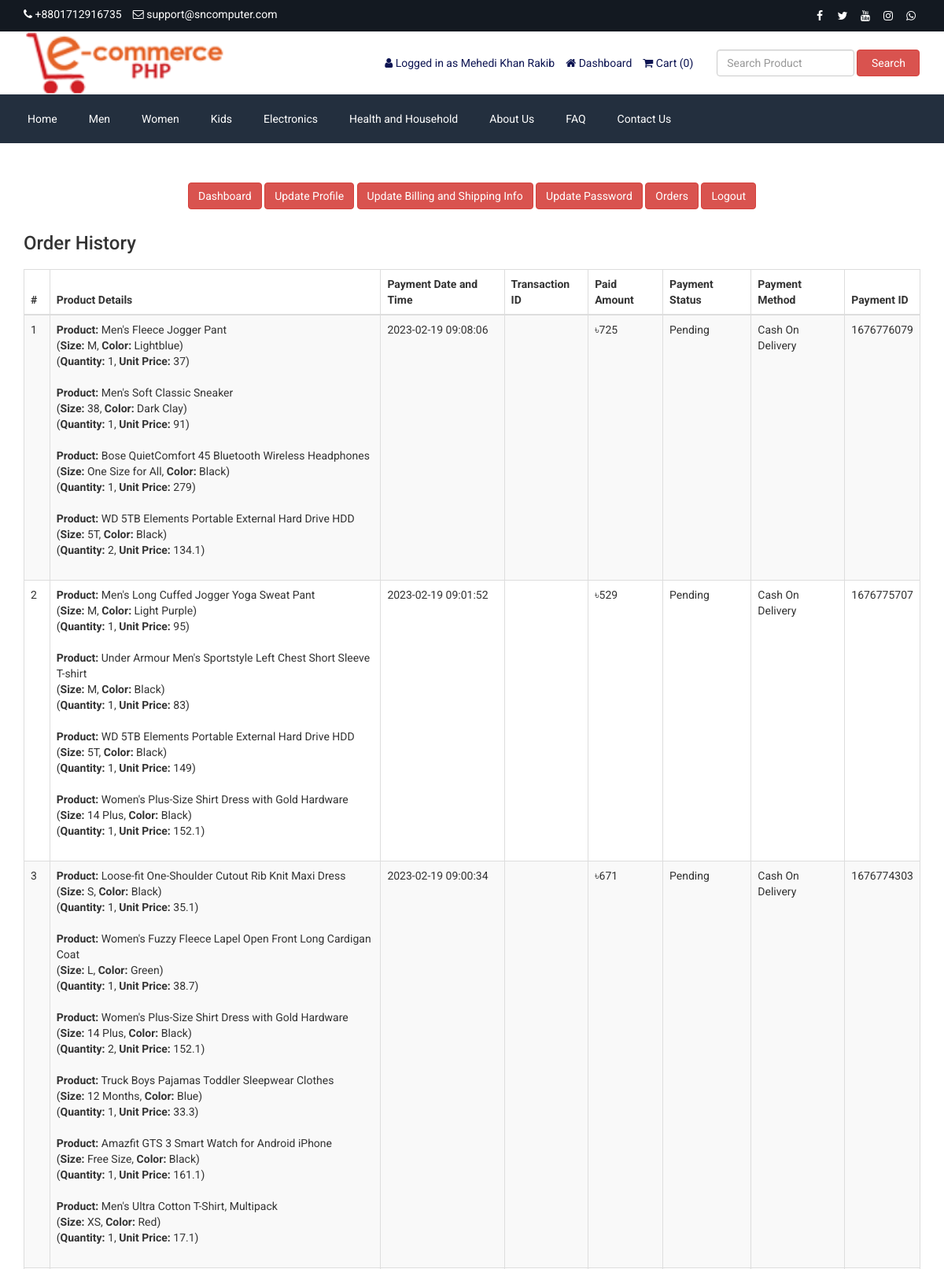
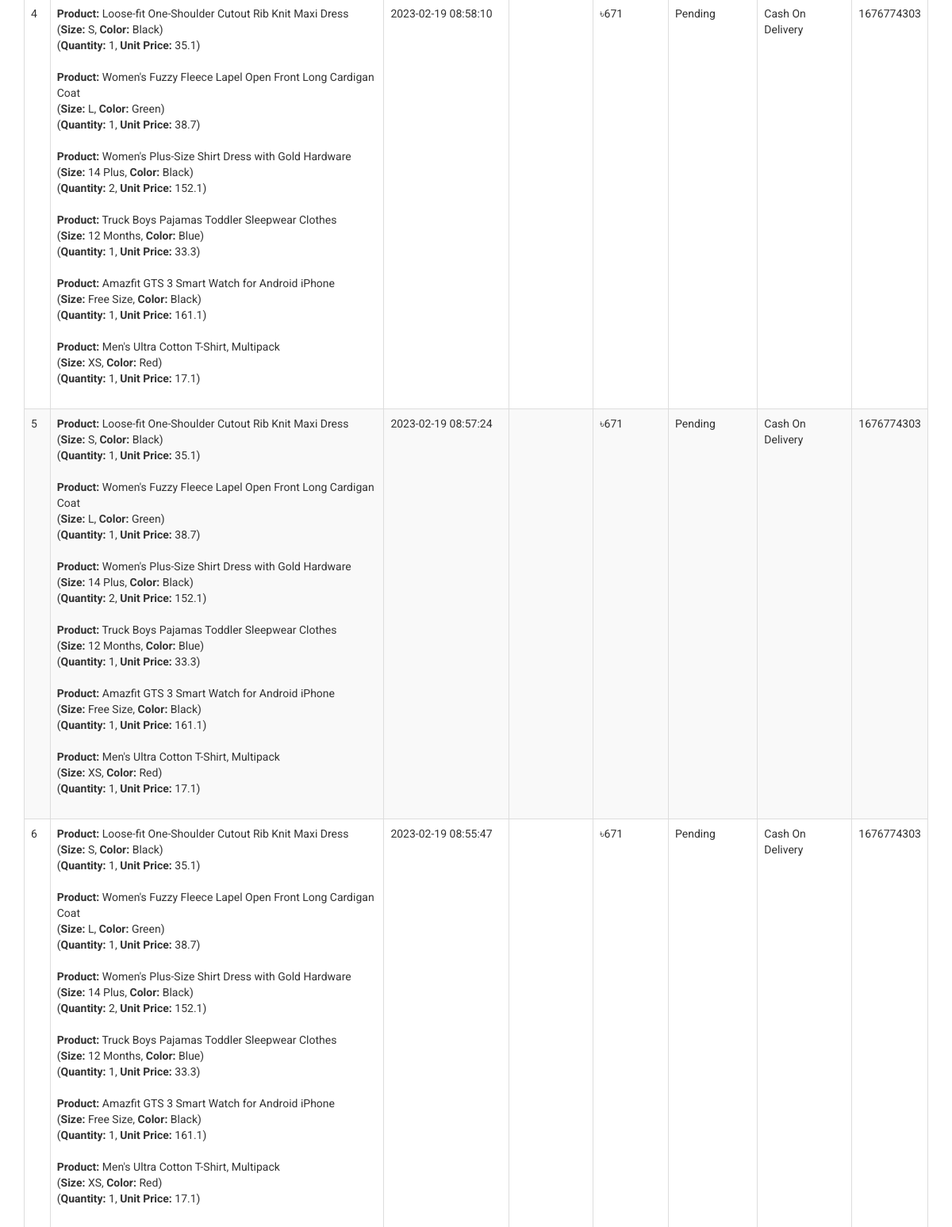
Page /customer-order.php (signed in, upper part) on the committed database (2 pictures, top to bottom).
### tables this page shows
CREATE TABLE `tbl_settings` (
  `id` int(11) NOT NULL,
  `logo` varchar(255) NOT NULL,
  `favicon` varchar(255) NOT NULL,
  `footer_about` text NOT NULL,
  `footer_copyright` text NOT NULL,
  `contact_address` text NOT NULL,
  `contact_email` varchar(255) NOT NULL,
  `contact_phone` varchar(255) NOT NULL,
  `contact_fax` varchar(255) NOT NULL,
  `contact_map_iframe` text NOT NULL,
  `receive_email` varchar(255) NOT NULL,
  `receive_email_subject` varchar(255) NOT NULL,
  `receive_email_thank_you_message` text NOT NULL,
  `forget_password_message` text NOT NULL,
  `total_recent_post_footer` int(10) NOT NULL,
  `total_popular_post_footer` int(10) NOT NULL,
  `total_recent_post_sidebar` int(11) NOT NULL,
  `total_popular_post_sidebar` int(11) NOT NULL,
  `total_featured_product_home` int(11) NOT NULL,
  `total_latest_product_home` int(11) NOT NULL,
  `total_popular_product_home` int(11) NOT NULL,
  `meta_title_home` text NOT NULL,
  `meta_keyword_home` text NOT NULL,
  `meta_description_home` text NOT NULL,
  `banner_login` varchar(255) NOT NULL,
  `banner_registration` varchar(255) NOT NULL,
  `banner_forget_password` varchar(255) NOT NULL,
  `banner_reset_password` varchar(255) NOT NULL,
  `banner_search` varchar(255) NOT NULL,
  `banner_cart` varchar(255) NOT NULL,
  `banner_checkout` varchar(255) NOT NULL,
  `banner_product_category` varchar(255) NOT NULL,
  `banner_blog` varchar(255) NOT NULL,
  `cta_title` varchar(255) NOT NULL,
  `cta_content` text NOT NULL,
  `cta_read_more_text` varchar(255) NOT NULL,
  `cta_read_more_url` varchar(255) NOT NULL,
  `cta_photo` varchar(255) NOT NULL,
  `featured_product_title` varchar(255) NOT NULL,
  `featured_product_subtitle` varchar(255) NOT NULL,
  `latest_product_title` varchar(255) NOT NULL,
  `latest_product_subtitle` varchar(255) NOT NULL,
  `popular_product_title` varchar(255) NOT NULL,
  `popular_product_subtitle` varchar(255) NOT NULL,
  `testimonial_title` varchar(255) NOT NULL,
  `testimonial_subtitle` varchar(255) NOT NULL,
  `testimonial_photo` varchar(255) NOT NULL,
  `blog_title` varchar(255) NOT NULL,
  `blog_subtitle` varchar(255) NOT NULL,
  `newsletter_text` text NOT NULL,
  `paypal_email` varchar(255) NOT NULL,
  `stripe_public_key` varchar(255) NOT NULL,
  `stripe_secret_key` varchar(255) NOT NULL,
  `bank_detail` text NOT NULL,
  `before_head` text NOT NULL,
  `after_body` text NOT NULL,
  `before_body` text NOT NULL,
  `home_service_on_off` int(11) NOT NULL,
  `home_welcome_on_off` int(11) NOT NULL,
  `home_featured_product_on_off` int(11) NOT NULL,
  `home_latest_product_on_off` int(11) NOT NULL,
  `home_popular_product_on_off` int(11) NOT NULL,
  `home_testimonial_on_off` int(11) NOT NULL,
  `home_blog_on_off` int(11) NOT NULL,
  `newsletter_on_off` int(11) NOT NULL,
  `ads_above_welcome_on_off` int(1) NOT NULL,
  `ads_above_featured_product_on_off` int(1) NOT NULL,
  `ads_above_latest_product_on_off` int(1) NOT NULL,
  `ads_above_popular_product_on_off` int(1) NOT NULL,
  `ads_above_testimonial_on_off` int(1) NOT NULL,
  `ads_category_sidebar_on_off` int(1) NOT NULL
);

CREATE TABLE `tbl_social` (
  `social_id` int(11) NOT NULL,
  `social_name` varchar(30) NOT NULL,
  `social_url` varchar(255) NOT NULL,
  `social_icon` varchar(30) NOT NULL
);

CREATE TABLE `tbl_top_category` (
  `tcat_id` int(11) NOT NULL,
  `tcat_name` varchar(255) NOT NULL,
  `show_on_menu` int(1) NOT NULL
);

CREATE TABLE `tbl_page` (
  `id` int(11) NOT NULL,
  `about_title` varchar(255) NOT NULL,
  `about_content` text NOT NULL,
  `about_banner` varchar(255) NOT NULL,
  `about_meta_title` varchar(255) NOT NULL,
  `about_meta_keyword` text NOT NULL,
  `about_meta_description` text NOT NULL,
  `faq_title` varchar(255) NOT NULL,
  `faq_banner` varchar(255) NOT NULL,
  `faq_meta_title` varchar(255) NOT NULL,
  `faq_meta_keyword` text NOT NULL,
  `faq_meta_description` text NOT NULL,
  `blog_title` varchar(255) NOT NULL,
  `blog_banner` varchar(255) NOT NULL,
  `blog_meta_title` varchar(255) NOT NULL,
  `blog_meta_keyword` text NOT NULL,
  `blog_meta_description` text NOT NULL,
  `contact_title` varchar(255) NOT NULL,
  `contact_banner` varchar(255) NOT NULL,
  `contact_meta_title` varchar(255) NOT NULL,
  `contact_meta_keyword` text NOT NULL,
  `contact_meta_description` text NOT NULL,
  `pgallery_title` varchar(255) NOT NULL,
  `pgallery_banner` varchar(255) NOT NULL,
  `pgallery_meta_title` varchar(255) NOT NULL,
  `pgallery_meta_keyword` text NOT NULL,
  `pgallery_meta_description` text NOT NULL,
  `vgallery_title` varchar(255) NOT NULL,
  `vgallery_banner` varchar(255) NOT NULL,
  `vgallery_meta_title` varchar(255) NOT NULL,
  `vgallery_meta_keyword` text NOT NULL,
  `vgallery_meta_description` text NOT NULL
);

CREATE TABLE `tbl_payment` (
  `id` int(11) NOT NULL,
  `customer_id` int(11) NOT NULL,
  `customer_name` varchar(255) NOT NULL,
  `customer_email` varchar(255) NOT NULL,
  `payment_date` varchar(50) NOT NULL,
  `txnid` varchar(255) NOT NULL,
  `paid_amount` int(11) NOT NULL,
  `card_number` varchar(50) NOT NULL,
  `card_cvv` varchar(10) NOT NULL,
  `card_month` varchar(10) NOT NULL,
  `card_year` varchar(10) NOT NULL,
  `bank_transaction_info` text NOT NULL,
  `payment_method` varchar(20) NOT NULL,
  `payment_status` varchar(25) NOT NULL,
  `shipping_status` varchar(20) NOT NULL,
  `payment_id` varchar(255) NOT NULL
);

CREATE TABLE `tbl_order` (
  `id` int(11) NOT NULL,
  `product_id` int(11) NOT NULL,
  `product_name` varchar(255) NOT NULL,
  `size` varchar(100) NOT NULL,
  `color` varchar(100) NOT NULL,
  `quantity` varchar(50) NOT NULL,
  `unit_price` varchar(50) NOT NULL,
  `payment_id` varchar(255) NOT NULL,
  `order_date` varchar(50) NOT NULL
);

### customer-order.php (the view, shortened to what this page needs)
<?php require_once('header.php'); ?>
<div class="page">
    <div class="container">
        <div class="row">
            <div class="col-md-12">
                <?php require_once('customer-sidebar.php'); ?>
            </div>
            <div class="col-md-12">
                <div class="user-content">
                    <h3><?php echo LANG_VALUE_25; ?></h3>
                    <div class="table-responsive">
                        <table class="table table-bordered table-striped table-hover">
                            <thead>
                                <tr>
                                    <th><?php echo '#' ?></th>
                                    <th><?php echo LANG_VALUE_48; ?></th>
                                    <th><?php echo LANG_VALUE_27; ?></th>
                                    <th><?php echo LANG_VALUE_28; ?></th>
                                    <th><?php echo LANG_VALUE_29; ?></th>
                                    <th><?php echo LANG_VALUE_30; ?></th>
                                    <th><?php echo LANG_VALUE_31; ?></th>
                                    <th><?php echo LANG_VALUE_32; ?></th>
                                </tr>
                            </thead>
                            <tbody>
            <?php
            $limit = 10;
            $page = @$_GET['page'];
            if($page)
                $start = ($page - 1) * $limit;
            else
                $start = 0;
            $statement = $pdo->prepare("SELECT * FROM tbl_payment WHERE customer_email=? ORDER BY id DESC LIMIT $start, $limit");
            $statement->execute(array($_SESSION['customer']['cust_email']));
            $result = $statement->fetchAll(PDO::FETCH_ASSOC);
            if ($page == 0) $page = 1;
            ?>
                                <?php
                                $tip = $page*10-10;
                                foreach ($result as $row) {
                                    $tip++;
                                    ?>
                                    <tr>
                                        <td><?php echo $tip; ?></td>
                                        <td>
                           <?php
                           $statement1 = $pdo->prepare("SELECT * FROM tbl_order WHERE payment_id=?");
                           $statement1->execute(array($row['payment_id']));
                           $result1 = $statement1->fetchAll(PDO::FETCH_ASSOC);
                           foreach ($result1 as $row1) {
                                echo '<b>Product:</b> '.$row1['product_name'];
                                echo '<br>(<b>Size:</b> '.$row1['size'];
                                echo ', <b>Color:</b> '.$row1['color'].')';
                                echo '<br>(<b>Quantity:</b> '.$row1['quantity'];
                                echo ', <b>Unit Price:</b> '.$row1['unit_price'].')';
                                echo '<br><br>';
                           }
                           ?>
                        </td>
                                        <td><?php echo $row['payment_date']; ?></td>
                                        <td><?php echo $row['txnid']; ?></td>
                                        <td><?php echo '&#2547;'.$row['paid_amount']; ?></td>
                                        <td><?php echo $row['payment_status']; ?></td>
                                        <td><?php echo $row['payment_method']; ?></td>
                                        <td><?php echo $row['payment_id']; ?></td>
                                    </tr>
                                    <?php
                                }
                                ?>
                            </tbody>
                        </table>
                </div>
            </div>
        </div>
    </div>
</div>
<?php require_once('footer.php'); ?>

### header.php (shortened to what this page needs)
<?php
include("admin/inc/config.php");
$statement = $pdo->prepare("SELECT * FROM tbl_settings WHERE id=1");
$statement->execute();
$result = $statement->fetchAll(PDO::FETCH_ASSOC);
foreach ($result as $row) {
	$logo = $row['logo'];
	$contact_email = $row['contact_email'];
	$contact_phone = $row['contact_phone'];
}
?>
<!DOCTYPE html>
<html lang="en">
<head>
	<link rel="stylesheet" href="admin/assets/css/bootstrap.min.css">
	<link rel="stylesheet" href="admin/assets/css/font-awesome.min.css">
	<link rel="stylesheet" href="admin/assets/css/owl.carousel.min.css">
	<link rel="stylesheet" href="admin/assets/css/owl.theme.default.min.css">
	<link rel="stylesheet" href="admin/assets/css/jquery.bxslider.min.css">
	<link rel="stylesheet" href="admin/assets/css/magnific-popup.css">
	<link rel="stylesheet" href="admin/assets/css/rating.css">
	<link rel="stylesheet" href="admin/assets/css/spacing.css">
	<link rel="stylesheet" href="admin/assets/css/bootstrap-touch-slider.css">
	<link rel="stylesheet" href="admin/assets/css/animate.min.css">
	<link rel="stylesheet" href="admin/assets/css/tree-menu.css">
	<link rel="stylesheet" href="admin/assets/css/select2.min.css">
	<link rel="stylesheet" href="admin/assets/css/main.css">
	<link rel="stylesheet" href="admin/assets/css/responsive.css">
	<?php
	$statement = $pdo->prepare("SELECT * FROM tbl_page WHERE id=1");
	$statement->execute();
	$result = $statement->fetchAll(PDO::FETCH_ASSOC);
	?>
</head>
<body>
	<div class="top">
		<div class="container">
			<div class="row">
				<div class="col-md-6 col-sm-6 col-xs-12">
					<div class="left">
						<ul>
							<li><i class="fa fa-phone"></i> <?php echo $contact_phone; ?></li>
							<li><i class="fa fa-envelope-o"></i> <?php echo $contact_email; ?></li>
						</ul>
					</div>
				</div>
				<div class="col-md-6 col-sm-6 col-xs-12">
					<div class="right">
						<ul>
							<?php
							$statement = $pdo->prepare("SELECT * FROM tbl_social");
							$statement->execute();
							$result = $statement->fetchAll(PDO::FETCH_ASSOC);
							foreach ($result as $row) {
							?>
								<?php if ($row['social_url'] != '') : ?>
									<li><a href="<?php echo $row['social_url']; ?>"><i class="<?php echo $row['social_icon']; ?>"></i></a></li>
								<?php endif; ?>
							<?php
							}
							?>
						</ul>
					</div>
				</div>
			</div>
		</div>
	</div>
	<div class="header">
		<div class="container">
			<div class="row inner">
				<div class="col-md-4 logo">
					<a href="index.php"><img src="admin/assets/uploads/<?php echo $logo; ?>" alt="logo image"></a>
				</div>
				<div class="col-md-5 right">
					<ul>
						<?php
						if (isset($_SESSION['customer'])) {
						?>
							<li><i class="fa fa-user"></i> <?php echo LANG_VALUE_13; ?> <?php echo $_SESSION['customer']['cust_name']; ?></li>
							<li><a href="dashboard.php"><i class="fa fa-home"></i> <?php echo LANG_VALUE_89; ?></a></li>
						<?php
						} else {
						?>
							<li><a href="login.php"><i class="fa fa-sign-in"></i> <?php echo LANG_VALUE_9; ?></a></li>
							<li><a href="registration.php"><i class="fa fa-user-plus"></i> <?php echo LANG_VALUE_15; ?></a></li>
						<?php
						}
						?>
						<li><a href="cart.php"><i class="fa fa-shopping-cart"></i> <?php echo LANG_VALUE_18; ?> (<?php
																													if (isset($_SESSION['cart_p_id'])) {
																														$row_total_price = 0;
																														$i = 0;
																														foreach ($_SESSION['cart_p_qty'] as $key => $value) {
																															$i++;
																															$arr_cart_p_qty[$i] = $value;
																														}
																														for ($i = 1; $i <= count($arr_cart_p_qty); $i++) {
																															$row_total_price += $arr_cart_p_qty[$i];
																														}
																														echo $row_total_price;
																													} else {
																														echo '0';
																													}
																													?>)</a></li>
					</ul>
				</div>
				<div class="col-md-3 search-area">
					<form class="navbar-form navbar-left" role="search" action="search-result.php" method="get">
						<div class="form-group">
							<input type="text" class="form-control search-top" placeholder="<?php echo LANG_VALUE_2; ?>" name="search_text">
						</div>
						<button type="submit" class="btn btn-danger"><?php echo LANG_VALUE_3; ?></button>
					</form>
				</div>
			</div>
		</div>
	</div>
	<div class="nav">
		<div class="container">
			<div class="row">
				<div class="col-md-12 pl_0 pr_0">
					<div class="menu-container">
						<div class="menu">
							<ul>
								<li><a href="index.php">Home</a></li>
								<?php
								$statement = $pdo->prepare("SELECT * FROM tbl_top_category WHERE show_on_menu=1");
								$statement->execute();
								$result = $statement->fetchAll(PDO::FETCH_ASSOC);
								foreach ($result as $row) {
								?>
									<li><a href="product-category.php?id=<?php echo $row['tcat_id']; ?>&type=top-category"><?php echo $row['tcat_name']; ?></a>
									</li>
								<?php
								}
								?>
								<?php
								$statement = $pdo->prepare("SELECT * FROM tbl_page WHERE id=1");
								$statement->execute();
								$result = $statement->fetchAll(PDO::FETCH_ASSOC);
								foreach ($result as $row) {
									$about_title = $row['about_title'];
									$faq_title = $row['faq_title'];
									$contact_title = $row['contact_title'];
								}
								?>
								<li><a href="about.php"><?php echo $about_title; ?></a></li>
								<li><a href="faq.php"><?php echo $faq_title; ?></a></li>
								<li><a href="contact.php"><?php echo $contact_title; ?></a></li>
							</ul>
						</div>
					</div>
				</div>
			</div>
		</div>
	</div>

### rows in the picture
tbl_settings: contact_phone "+8801712916735", contact_email "support@sncomputer.com", logo (picture)
tbl_top_category: tcat_name "Men"
tbl_top_category: tcat_name "Women"
tbl_top_category: tcat_name "Kids"
tbl_top_category: tcat_name "Electronics"
tbl_top_category: tcat_name "Health and Household"
tbl_page: about_title "About Us", faq_title "FAQ", contact_title "Contact Us"
tbl_payment: payment_date "2023-02-19 09:08:06", paid_amount "725", payment_status "Pending", payment_method "Cash On Delivery", payment "1676776079"
tbl_order: product_name "Men's Fleece Jogger Pant", size "M", color "Lightblue", quantity "1", unit_price "37"
tbl_order: product_name "Men's Soft Classic Sneaker", size "38", color "Dark Clay", quantity "1", unit_price "91"
tbl_order: product_name "Bose QuietComfort 45 Bluetooth Wireless Headphones", size "One Size for All", color "Black", quantity "1", unit_price "279"
tbl_order: product_name "WD 5TB Elements Portable External Hard Drive HDD", size "5T", color "Black", quantity "2", unit_price "134.1"
tbl_payment: payment_date "2023-02-19 09:01:52", paid_amount "529", payment_status "Pending", payment_method "Cash On Delivery", payment "1676775707"
tbl_order: product_name "Men's Long Cuffed Jogger Yoga Sweat Pant", size "M", color "Light Purple", quantity "1", unit_price "95"
tbl_order: product_name "Under Armour Men's Sportstyle Left Chest Short Sleeve T-shirt", size "M", color "Black", quantity "1", unit_price "83"
tbl_order: product_name "WD 5TB Elements Portable External Hard Drive HDD", size "5T", color "Black", quantity "1", unit_price "149"
tbl_order: product_name "Women's Plus-Size Shirt Dress with Gold Hardware", size "14 Plus", color "Black", quantity "1", unit_price "152.1"
tbl_payment: payment_date "2023-02-19 09:00:34", paid_amount "671", payment_status "Pending", payment_method "Cash On Delivery", payment "1676774303"
tbl_order: product_name "Loose-fit One-Shoulder Cutout Rib Knit Maxi Dress", size "S", color "Black", quantity "1", unit_price "35.1"
tbl_order: product_name "Women's Fuzzy Fleece Lapel Open Front Long Cardigan Coat", size "L", color "Green", quantity "1", unit_price "38.7"
tbl_order: product_name "Women's Plus-Size Shirt Dress with Gold Hardware", size "14 Plus", color "Black", quantity "2", unit_price "152.1"
tbl_order: product_name "Truck Boys Pajamas Toddler Sleepwear Clothes", size "12 Months", color "Blue", quantity "1", unit_price "33.3"
tbl_order: product_name "Amazfit GTS 3 Smart Watch for Android iPhone", size "Free Size", color "Black", quantity "1", unit_price "161.1"
tbl_order: product_name "Men's Ultra Cotton T-Shirt, Multipack", size "XS", color "Red", quantity "1", unit_price "17.1"
tbl_payment: payment_date "2023-02-19 08:58:10", paid_amount "671", payment_status "Pending", payment_method "Cash On Delivery", payment "1676774303"
tbl_payment: payment_date "2023-02-19 08:57:24", paid_amount "671", payment_status "Pending", payment_method "Cash On Delivery", payment "1676774303"
tbl_payment: payment_date "2023-02-19 08:55:47", paid_amount "671", payment_status "Pending", payment_method "Cash On Delivery", payment "1676774303"

### other values in the picture
LANG_VALUE_13 "Logged in as"
$_SESSION['customer']['cust_name'] "Mehedi Khan Rakib"
LANG_VALUE_89 "Dashboard"
LANG_VALUE_18 "Cart"
LANG_VALUE_3 "Search"
LANG_VALUE_117 "Update Profile"
LANG_VALUE_88 "Update Billing and Shipping Info"
LANG_VALUE_99 "Update Password"
LANG_VALUE_24 "Orders"
LANG_VALUE_14 "Logout"
LANG_VALUE_25 "Order History"
LANG_VALUE_48 "Product Details"
LANG_VALUE_27 "Payment Date and Time"
LANG_VALUE_28 "Transaction ID"
LANG_VALUE_29 "Paid Amount"
